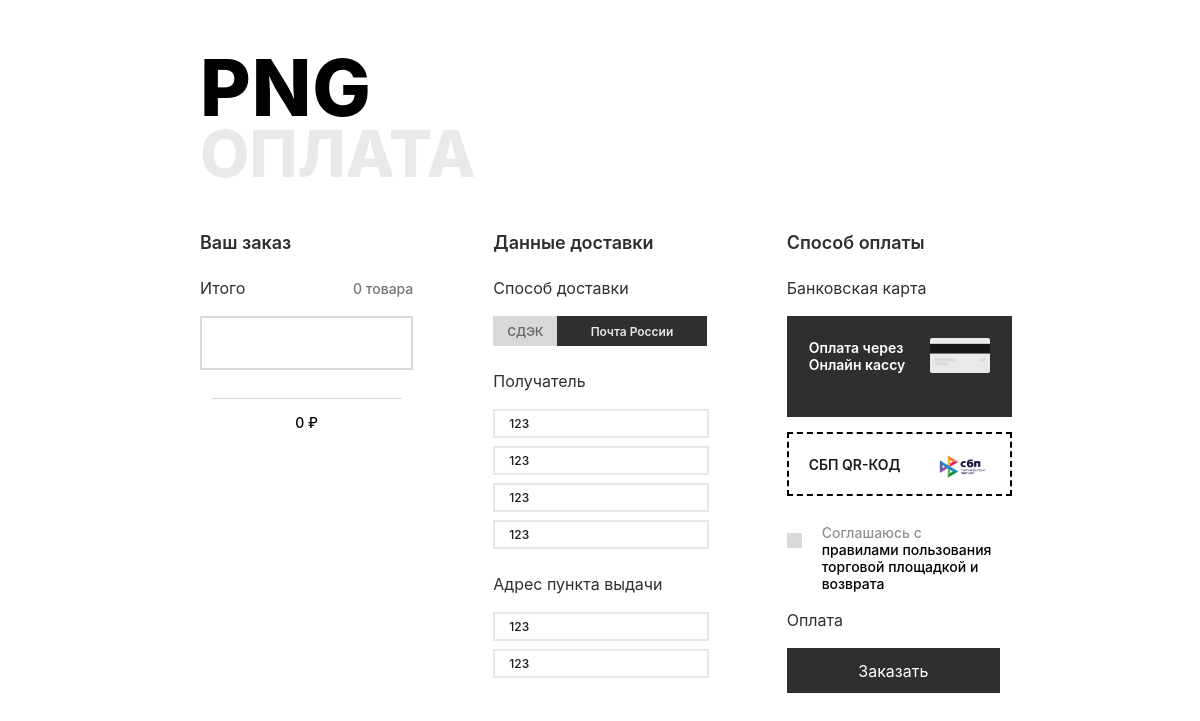
Page /order/payment (signed in) on the committed database.
### telegram_app/models.py (models this page shows, shortened)
class User(AbstractUser):
    uid               = models.IntegerField(blank=True,primary_key=True,unique=True, verbose_name="id в телеграмме")
    first_name        = models.CharField(max_length=41,verbose_name="Имя")
    last_name         = models.CharField(max_length=41,verbose_name="Фамилия")
    surname           = models.CharField(max_length=41,verbose_name="Отчество")
    username          = models.CharField(unique=True, max_length=41,verbose_name="@username в tg")
    base_type_deliver = models.BooleanField(verbose_name="Способ доставки заказа",default="False")
    base_adress       = models.TextField(blank=True,verbose_name="Стандартный адрес доставки")
    base_delivery_point  = models.TextField(blank=True,verbose_name="Стандартный адрес СДЭКа")
    base_number_phone = models.CharField(blank=True,max_length=21,verbose_name="Номер телефона")
    up_to_politic     = models.BooleanField(verbose_name="Пользовательское соглашение",default="False")
    bonus_reference   = models.CharField(max_length=50,unique=True, blank=True,verbose_name="Ссылка для бонус систем")
    bonus             = models.ForeignKey(to="self",on_delete=models.CASCADE, null=True, blank=True,verbose_name="От кого зарегался")
    bonus_number      = models.IntegerField(default=0, verbose_name="Кол-во бонус-покупок")
    used_promo        = models.JSONField(verbose_name="Ипользованные промокоды", default=list)
    favorite          = models.JSONField(verbose_name="Избранное пользователя",default=list)
    cart              = models.JSONField(verbose_name="Корзина пользователя",default=dict)
    groups = models.ManyToManyField(
        Group,
        verbose_name=('Группы'),blank=True,
        help_text=('Группы, к которым принадлежит этот пользователь. Пользователь получит все разрешения, предоставленные каждой из его групп.'),
        related_query_name="user",
        related_name="%(app_label)s_%(class)s_groups",
    )
    user_permissions = models.ManyToManyField(
        Permission,
        verbose_name=('разрешения пользователя'),blank=True,
        help_text=('разрешения для этого пользователя.'),
        related_query_name="user",
        related_name="%(app_label)s_%(class)s_user_permissions",
    )
    class Meta:
        verbose_name = "Пользователь"
        verbose_name_plural = "Пользователя"

### telegram_app/views.py (the view, shortened to what this page needs)
# urls.py: path("order/payment",                     views.payment),
@login_required
def payment(request):
    user = request.user
    cart = user.cart
    uid_list   = request.POST.getlist('uid[]')
    promocode  = request.POST.get('promocode', None)
    summ_price = 0
    products   = []
    if  promocode:
        try:
            promocode   = models.Promocode.objects.get(promocode=promocode)
            promoprice  = int(unseparate(promocode.price))
        except:
            promocode   = ''
            promoprice  = 0
    else:
        promoprice  = 0
    if  summ_price < 0:
        summ_price = 0
    info_user = {
        "type":            user.base_type_deliver,
        "adress":          user.base_adress,
        "delivery_point":  user.base_delivery_point,
        "number_phone":    user.base_number_phone,
        "first_name":      user.first_name,
        "last_name":       user.last_name,
        "surname":         user.surname
    }
    response = {
        'products':     products,
        'summ_price':   summ_price,
        'deliver_info': info_user,
        'count':        len(uid_list),
        'promocode':    promocode,
        'uid_list':     json.dumps(uid_list,ensure_ascii=False)
    }
    return render(request, 'main/profile/payment.html', response)

### main/templates/main/profile/payment.html (shortened to what this page needs)
<!DOCTYPE html>
<html lang="ru">
<head>
    {% load static %}
    <link rel="stylesheet" href="{% static 'css/payment.css'%}">
</head>
<body>
    <div>
        <div class="top">
            <h1>PNG</h1>
            <p style="color: #E9E9E9;">ОПЛАТА</p>
        </div>
        <form class="bottom">
            <div class="order-list" data-price="{{ summ_price }}" data-promocode="{{ promocode }}">
                <div class="not-mobile"><h2>Ваш заказ</h2></div>
                <div class="price"><h3 class="h3s">
                    <div class="not-mobile">Итого</div><div class="mobile">Ваш заказ</div>
                    <p>{{ count }} товара</p></h3></div>
                <ul class="slide">
                </ul>
                <div style="display: flex;justify-content: center;">
                    <div id="summ-price"><p>{{ summ_price }} ₽</p></div>
                </div>
            </div>
            <div class="deliver-info">
                <div class="not-mobile"><h2>Данные доставки</h2></div>
                <h3>Способ доставки</h3>
                <label class="type">
                    <div class="fakebox"></div>
                    <h6 id="sd">СДЭК</h6>
                    <h6 id="pr">Почта России</h6>
                </label>
                <h3>Получатель</h3>
                <div class="box-inputs margin">
                    <div class="input-box">
                        <input autocomplete="off" type="text" name="first_name"   id="first_name" value="{{ deliver_info.first_name }}" placeholder="Имя">
                    </div>
                    <div class="input-box">
                        <input autocomplete="off" type="text" name="last_name"    id="last_name" value="{{ deliver_info.last_name }}" placeholder="Фамилия">
                    </div>
                    <div class="input-box">
                        <input autocomplete="off" type="text" name="surname"      id="surname" value="{{ deliver_info.surname }}" placeholder="Отчество">
                    </div>
                    <div class="input-box">
                        <input autocomplete="off" type="text" name="number_phone" id="number_phone" value="{{ deliver_info.number_phone }}" placeholder="Номер телефона">
                    </div>
                </div>
                <h3>Адрес пункта выдачи</h3>
                <div class="box-inputs">
                    <div class="input-box">
                        <input autocomplete="off" type="text" name="adress"       id="adress" value="{{ deliver_info.adress }}" placeholder="Город, область, регион">
                    </div>
                    <div class="input-box">
                        <input autocomplete="off" type="text" name="delivery_point"  id="point" value="{{ deliver_info.delivery_point }}" placeholder="Адрес пункта доставки СДЭКа или индекс Почты России">
                    </div>
                </div>
            </div>
            <div class="payment-method">
                <div class="not-mobile"><h2>Способ оплаты</h2></div>
                <h3><div class="not-mobile">Банковская карта</div><div class="mobile">Способ оплаты</div></h3>
                <div class="checkout-box">
                    <label class="checkout card active" for="checkout-card">
                        <div class="box-payment">
                            <div>Оплата через<br>Онлайн кассу</div>
                            <div class="img-card"><img src="{% static 'img/payment/card.svg'%}" alt=""></div>
                        </div>
                    </label>
                    <label class="checkout QR" for="checkout-QR">
                        <div class="box-payment">
                            <div style="color: var(--black1);">СБП QR-КОД</div>
                            <div class="QR"><img src="{% static 'img/payment/CPB.PNG'%}" alt=""></div>
                        </div>
                    </label>
                </div>
                <div class="politic-box">
                    <label for="politic"><span></span></label>
                    <div class="politic-text">Соглашаюсь с <b>правилами пользования торговой площадкой и возврата</b></div>
                </div>
                <div class="not-mobile"><h3>Оплата</h3></div>
                <button id="subm">Заказать</button>
            </div>
        </form>
    </div>
</body>

### main/static/css/basic-css.css (style rules this page uses)
:root { --red2: #ff2525; --red1: #FF6A6A; --white6: #E4E4E4; --white5: #F0F0F0; --white4: #E7E7E7; --white3: #D9D9D9; --white2: #d2d2d2; --white1: #BEBEBE; --grey5: #ABABAB; --russ: #A8A8A8; --grey4: #929292; --grey3: #858585; --grey2: #757575; --grey1: #6B6B6B; --black6: #535353; --black5: #4E4E4E; --black4: #414141; --black3: #383838; --black2: #2f2f2f; --black1: #1B1B1B; --paddingPage: 270px; --smallicon: 22px; }
.slide { overflow: auto; }
body { user-select: none; -moz-user-select: none; -webkit-user-select: none; list-style: none; margin: 0px; }
button { border: none; padding: 0; margin: 0; font: inherit; color: inherit; cursor: pointer; outline: none; background: #00000000; display: grid; align-items: center; }
img { width: 100%; height: 100%; object-fit: contain; pointer-events: none; user-select: none; -ms-user-select: none; -moz-user-select: none; -webkit-user-select:none; display: grid; }
@media screen and (max-width: 1600px) { :root { --paddingPage: 220px; --smallicon: 20px; } }
@media screen and (max-width: 1440px) { :root { --paddingPage: 200px; --smallicon: 19px; } }

### rows in the picture
User: first_name "123", last_name "123", surname "123", number_phone "123", adress "123", delivery_point "123"

### other values in the picture
{{ count }} "0"
{{ summ_price }} "0"
